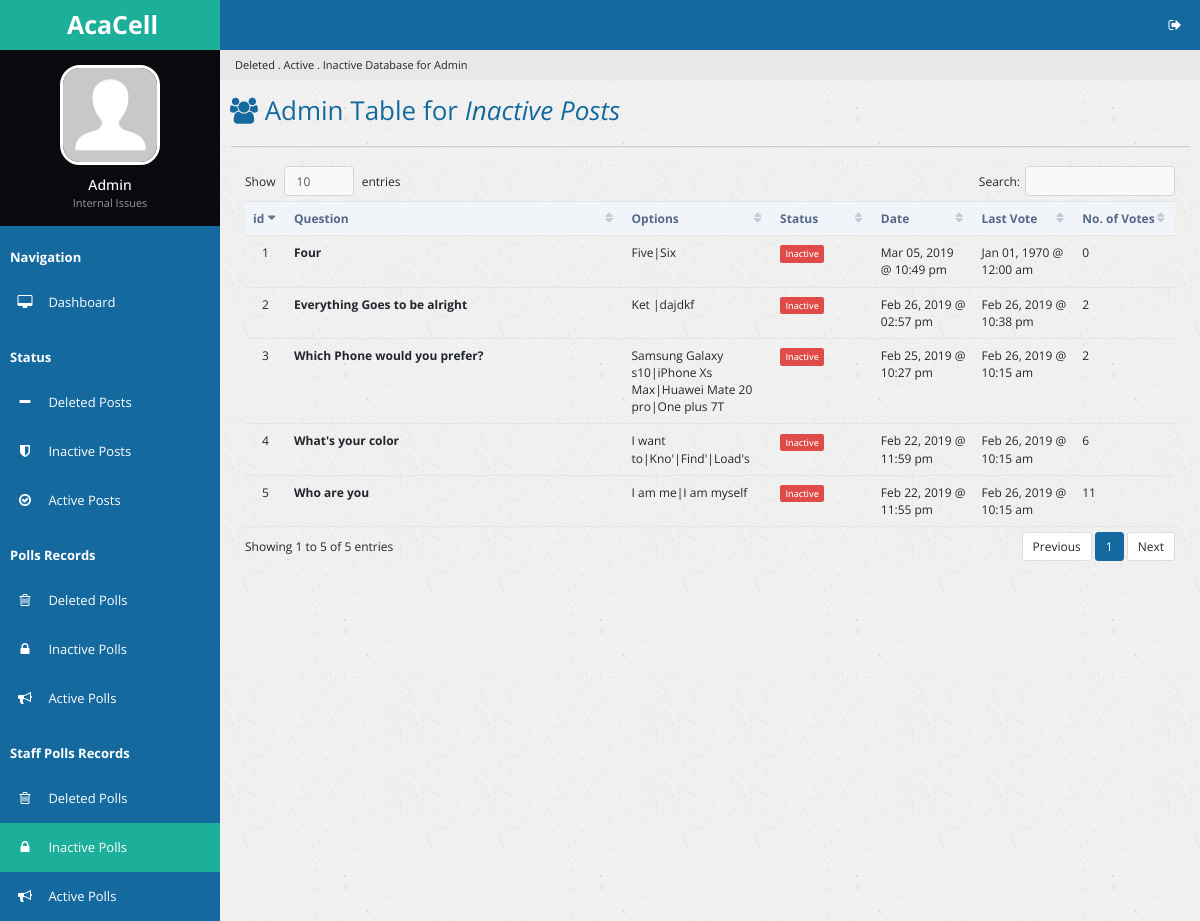
Screenshot of /staffinactpolls.php (signed in) with the database file from the repository.
### tables this page shows
CREATE TABLE `poll` (
  `p_id` int(32) NOT NULL,
  `p_question` text NOT NULL,
  `date_created` double NOT NULL,
  `p_options` varchar(250) NOT NULL,
  `p_votes` varchar(250) NOT NULL DEFAULT '0',
  `p_number_options` tinyint(3) NOT NULL,
  `date_stop_display` double DEFAULT NULL,
  `p_voters` int(11) DEFAULT '0',
  `p_last_vote_date` double DEFAULT '0',
  `u_id` int(11) NOT NULL DEFAULT '0',
  `u_fname` varchar(64) NOT NULL DEFAULT 'HR',
  `table_type` varchar(16) NOT NULL DEFAULT 'poll'
);

### staffinactpolls.php (the view, shortened to what this page needs)
<?php
include 'handlers/dbcon.php';
$curr_time = time();
if (isset($_SESSION['loggedin']) && isset($_SESSION['adminpanel'])) {
?>
<!DOCTYPE html>
<html lang="en">
<head>
        <link rel="stylesheet" type="text/css" id="theme" href="css/theme-default.css"/>
    </head>
    <body>
        <div class="page-container">
            <div class="page-sidebar">
                <ul class="x-navigation">
                    <li class="xn-logo">
                        <a href="table-export.php"><b>AcaCell</b></a>
                    </li>
                    <li class="xn-profile">
                        <div class="profile">
                            <div class="profile-image">
                                <img src="assets/images/users/avatar.jpg" alt="John Doe"/>
                            </div>
                            <div class="profile-data">
                                <div class="profile-data-name">Admin</div>
                                <div class="profile-data-title">Internal Issues</div>
                            </div>
                        </div>
                    </li>
                   <li class="xn-title"><b>Navigation</b></li>
                    <li>
                        <a href="admin.php"><span class="fa fa-desktop" style="color: white;"></span> <span class="xn-text" style="color: white;">Dashboard</span></a>
                    </li>
                    <li class="xn-title"><b>Status</b></li>
                    <li>
                        <a href="delposts.php"><span class="fa fa-minus" style="color: white;"></span> <span class="xn-text" style="color: white;">Deleted Posts</span></a>
                    </li>
                    <li>
                        <a href="inactposts.php"><span class="fa fa-shield" style="color: white;"></span> <span class="xn-text" style="color: white;">Inactive Posts</span></a>
                    </li>
                    <li>
                        <a href="actposts.php"><span class="fa fa-check-circle-o" style="color: white;"></span> <span class="xn-text" style="color: white;">Active Posts</span></a>
                    </li>
                    <li class="xn-title"><b>Polls Records</b></li>
                    <li>
                       <a href="delpolls.php"><span class="fa fa-trash-o" style="color: white;"></span> <span class="xn-text" style="color: white;">Deleted Polls</span></a>
                   </li>
                    <li>
                       <a href="inactpolls.php"><span class="fa fa-lock" style="color: white;"></span> <span class="xn-text" style="color: white;">Inactive Polls</span></a>
                   </li>
                   <li>
                       <a href="actpolls.php"><span class="fa fa-bullhorn" style="color: white;"></span> <span class="xn-text" style="color: white;">Active Polls</span></a>
                   </li>
                   <li class="xn-title"><b>Staff Polls Records</b></li>
                     <li>
                        <a href="staffdelpolls.php"><span class="fa fa-trash-o" style="color: white;"></span> <span class="xn-text" style="color: white;">Deleted Polls</span></a>
                    </li>
                     <li  class="active">
                        <a href="staffinactpolls.php"><span class="fa fa-lock" style="color: white;"></span> <span class="xn-text" style="color: white;">Inactive Polls</span></a>
                    </li>
                    <li>
                        <a href="staffactpolls.php"><span class="fa fa-bullhorn" style="color: white;"></span> <span class="xn-text" style="color: white;">Active Polls</span></a>
                    </li>
                  </ul>
            </div>
            <div class="page-content">
                <ul class="x-navigation x-navigation-horizontal x-navigation-panel">
                    <li class="xn-icon-button pull-right">
                        <a href="#" class="mb-control" data-box="#mb-signout"><span class="fa fa-sign-out"></span></a>
                    </li>
                </ul>
                    <ul class="breadcrumb">
                    <li class="active">Deleted . Active . Inactive Database for Admin</li>
                </ul>
                <div class="page-title">
                    <h2><span class="fa fa-users"></span> Admin Table for <i>Inactive Posts</b></i></h2>
                </div>
                <div class="page-content-wrap">
                    <div class="row">
                        <div class="col-md-12">
                            <div class="panel panel-default">
                                </div>
                                <div class="panel-body">
                                    <table id="customers2" class="table datatable">
                                        <thead>
                                          <tr>
                                            <th width="50">id</th>
                                            <th width="300">Question</th>
                                            <th width="100">Options</th>
                                            <th width="100">Status</th>
                                            <th width="100">Date</th>
                                            <th width="100">Last Vote</th>
                                            <th width="100">No. of Votes</th>
                                          </tr>
                                        </thead>
                                        <tbody>
                                          <?php
                                            $sql_delpolldisplay = "SELECT * FROM poll WHERE date_stop_display < $curr_time AND u_id = 0 ORDER BY date_created DESC";
                                            $success_delpolldisplay = mysqli_query($link, $sql_delpolldisplay);
                                            if ($success_delpolldisplay->num_rows > 0) {
                                              $i = 1;
                                              while($rows = $success_delpolldisplay->fetch_assoc()){
                                          ?>
                                                <tr id="trow<?php echo $rows['p_id']; ?>">
                                                  <td class="text-center"> <?php echo $i; ?> </td>
                                                  <td><strong><?php echo $rows['p_question']; ?></strong></td>
                                                  <td><?php echo $rows['p_options']; ?></td>
                                                  <td><?php echo "<span class='label label-danger'>Inactive</span>";?></td>
                                                  <td><?php echo date("M d, Y @ h:i a", $rows['date_created']); ?></td>
                                                  <td><?php echo date("M d, Y @ h:i a", $rows['p_last_vote_date']); ?></td>
                                                  <td><?php echo $rows['p_voters']; ?></td>
                                                </tr>
                                          <?php
                                            $i++;
                                                }
                                              }
                                          ?>
                                            </tbody>
                                    </table>
                                </div>
                            </div>
                        </div>
                    </div>
                </div>
            </div>
    </body>
</html>
<?php
}else {
  header('location:admin.php');
}
 ?>

### rows the page displays
poll: p_question "Four", p_options "Five|Six", date_created "Mar 05, 2019 @ 10:49 pm", p_last_vote_date "Jan 01, 1970 @ 12:00 am", p_voters "0"
poll: p_question "Everything Goes to be alright", p_options "Ket |dajdkf", date_created "Feb 26, 2019 @ 02:57 pm", p_last_vote_date "Feb 26, 2019 @ 10:38 pm", p_voters "2"
poll: p_question "Which Phone would you prefer?", p_options "Samsung Galaxy s10|iPhone Xs Max|Huawei Mate 20 pro|One plus 7T", date_created "Feb 25, 2019 @ 10:27 pm", p_last_vote_date "Feb 26, 2019 @ 10:15 am", p_voters "2"
poll: p_question "What's your color", p_options "I want to|Kno'|Find'|Load's", date_created "Feb 22, 2019 @ 11:59 pm", p_last_vote_date "Feb 26, 2019 @ 10:15 am", p_voters "6"
poll: p_question "Who are you", p_options "I am me|I am myself", date_created "Feb 22, 2019 @ 11:55 pm", p_last_vote_date "Feb 26, 2019 @ 10:15 am", p_voters "11"
